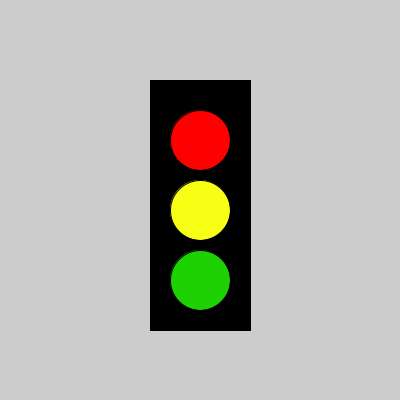
Frame 1 (no input)
Frame 60 (the mouse pressed at the canvas centre just before this capture): identical to frame 1, image omitted
Frame 120 (the mouse held since frame 60 and released just before this capture): identical to frame 1, image omitted

The Processing sketch that drew this single still picture (run headless with seeded random() and noise(); from frame 60 on, the mouse is pressed at the canvas centre):

// Processing sketch: task3
// ── task3.pde
color green= color(29,209,2);
color yellow= color(247,255,21);
color red= color(255,0,0);
color grey= color(162,162,162);
void setup(){
  size(400,400);
}
  
  void draw(){
  fill(0);
  rect(150,80,100,250);
  fill(grey);
  fill(red);
  circle(200, 140, 60);
  fill(yellow);
  circle(200, 210, 60);
  fill(green);
  circle(200, 280, 60);
  
  }
  void mouseClicked(){
  
  
  
  
  }
